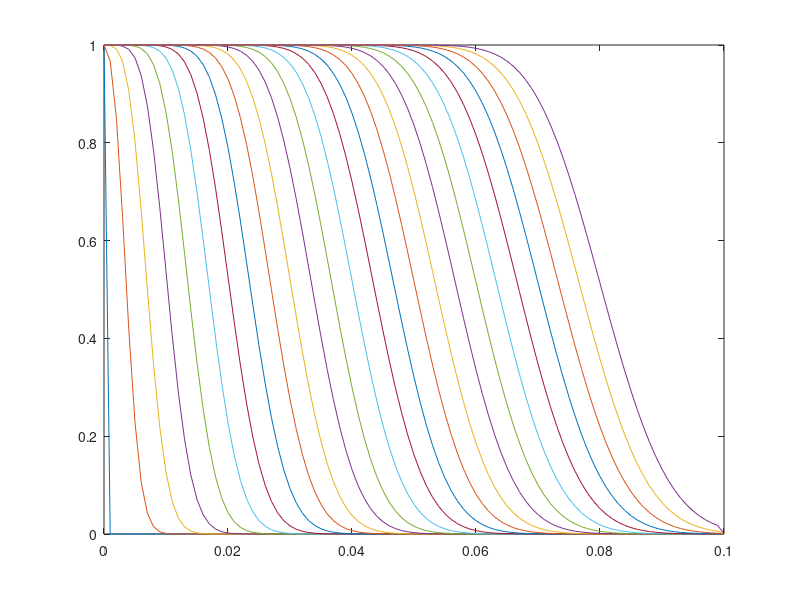

The MATLAB script that drew this image: (Note: this script raises an error after producing the figure.)
Nx = 100;          % Nc grid points
Nt = 1000;         % Nt time steps
u = 0.0008;          % m/s
c_in = 1.0;         % mol/m3
t_end = 100.0;      % s
x_end = 0.1;        % m

% Time step and grid size
dt = t_end/Nt; dx = x_end/Nx;

% Courant number
Co=u*dt/dx

% Initial matrices for solutions (Nx times Nt)
c1 = zeros(Nt+1,Nx+1);  % All concentrations are zero
c1(:,1) = c_in;     % Concentration at inlet (all time steps)
an = c1; c2 = c1;   % Analytical and upwind solution

% Grid node and time step positions
x = linspace(0,x_end,Nx+1);
t = linspace(0,t_end,Nt+1);

for n = 1:Nt % time loop
    for i = 2:Nx % Nested loop for grid nodes
        % Central difference
        c1(n+1,i) = c1(n,i) - u*((c1(n,i+1) - c1(n,i-1))/(2*dx))*dt;
        % Upwind
        c2(n+1,i) = c2(n,i) - u*((c2(n,i) - c2(n,i-1))/(dx))*dt;
        % Analytical
        an(n+1,i) = (x(i) < u*t(n+1))*c_in;
    end
end

% Plot at a number of different time steps
outtimes = fix(linspace(1,Nt,min(Nt,25)));

plot(x,c2(outtimes,:))

% Store certain time steps
cendiff = [x; c1([1 1000 2000 4000 6000 8000],:)]';
upwind  = [x; c2([1 1000 2000 4000 6000 8000],:)]';
exact   = [x; an([1 1000 2000 4000 6000 8000],:)]';
save conv_cendiff.dat cendiff -ascii;
save conv_upwind.dat upwind -ascii;
save conv_ex.dat exact -ascii;